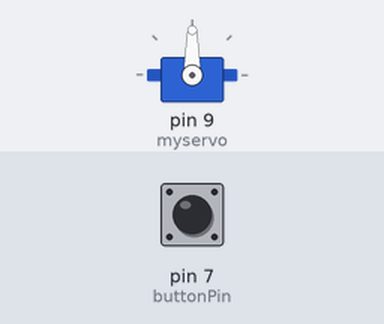
Simulated run of this sketch. Board: Arduino Uno, built with avr-gcc and run on an emulated ATmega328P. Parts: servo. The inputs (shaded band) are chosen by the test bench; at power-on: pin 7 (buttonPin) HIGH.

Above: at 1.2 s.
1.3 s: pin 7 (buttonPin) pulled LOW for 0.15 s
At 3.5 s:
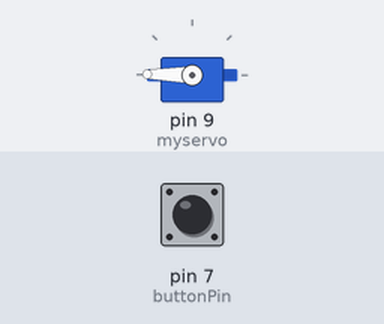
4.3 s: pin 7 (buttonPin) pulled LOW for 1 s
At 7.0 s:
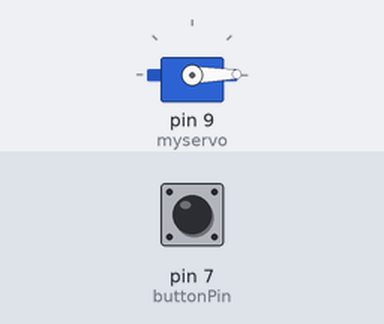
7.3 s: pin 7 (buttonPin) pulled LOW for 3.2 s
At 7.75 s:
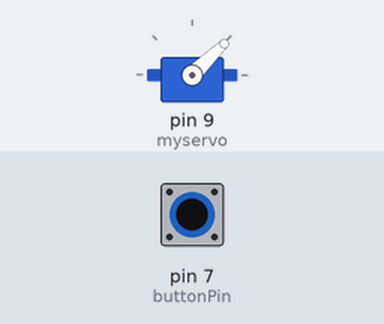
Timing chart, 0 to 10.6 s (numbered marks = the images above; inputs shaded):
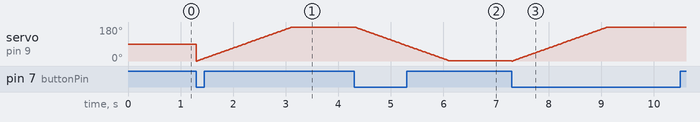

The sketch:

sketch_feb1a.ino
```cpp
// init prototype
#include <Servo.h>

Servo myservo; // Object to control the servo

const int buttonPin = 7; // Button pin
int buttonState = 0; // Current state of the button
int lastButtonState = 0; // Last state of the button
int servoPosition = 0; // Servo position (0 or 180)
bool moving = false; // Flag to avoid multiple readings on the same click

void setup() {
myservo.attach(9); // Servo connected to pin 9
pinMode(buttonPin, INPUT_PULLUP); // Configure the button with internal pull-up resistor
}
void loop() {
buttonState = digitalRead(buttonPin);

// Check if the button was pressed (change from HIGH to LOW)
if (buttonState == LOW && lastButtonState == HIGH && !moving) {
moving = true; // Indicates that the servo is moving

if (servoPosition == 0) {
moveServo(180); // Move to 180°
servoPosition = 180;
} else {
moveServo(0); // Return to 0°
servoPosition = 0;
}

delay(300); // Small delay to avoid multiple readings
moving = false;
}

lastButtonState = buttonState; // Update the button state
}

// Function to move the servo smoothly
void moveServo(int targetPosition) {
int step = (targetPosition > servoPosition) ? 1 : -1;

for (int pos = servoPosition; pos != targetPosition; pos += step) {
myservo.write(pos);
delay(10); // Adjust this value to control the speed of the movement
}
}
```
